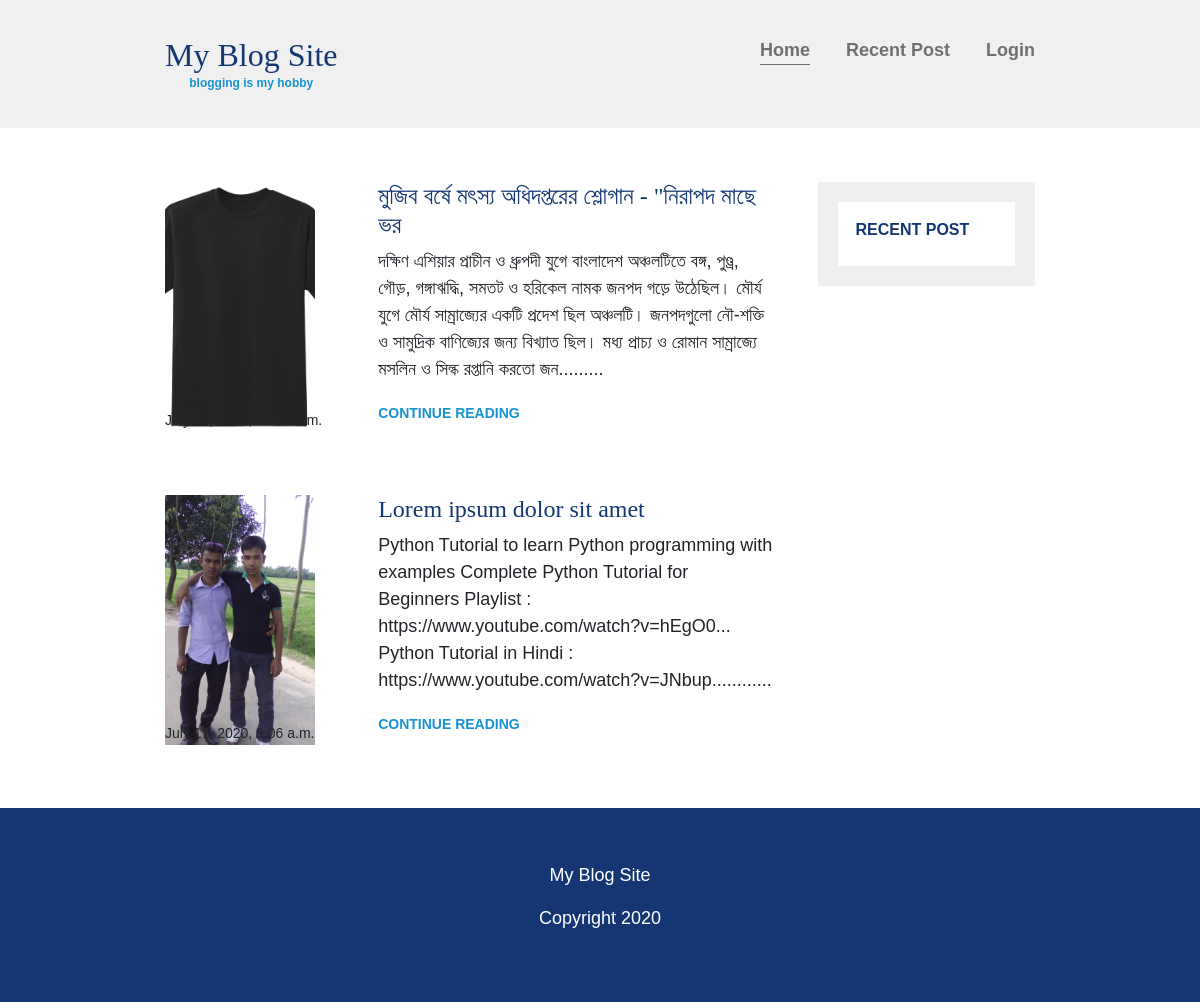
Screenshot of /posts-under-category/1 with the database file from the repository.
### Blog_app/models.py (models this page shows, shortened)
class Post(models.Model):
    author = models.ForeignKey(User, on_delete=models.CASCADE)
    category = models.ForeignKey(Category, models.CASCADE)
    title = models.CharField(max_length=200)
    post_slug = models.SlugField(max_length=200, unique=True)
    post_img = models.ImageField(upload_to='post_img', null=True, blank=True)
    post_content = models.TextField()
    created_at = models.DateTimeField(auto_now_add=True)
    update_at = models.DateTimeField(auto_now=True)
    class Meta:
        ordering = ['-created_at']

### Blog_app/views.py (the view)
# urls.py: path('posts-under-category/<int:cat_id>', views.posts_under_category, name='posts-under-category'),
def posts_under_category(request, cat_id):
    category = Category.objects.get(pk=cat_id)
    posts = category.post_set.all()
    categories = Category.objects.all()
    context = {
        'posts': posts,
        'categories': categories
    }
    return render(request, 'blog/posts_under_category.html', context)

### Blog_app/templatetags/custom_filters.py (called while the page is built)
def range_filter(value):
    return value[0:300] + "........."

### templates/blog/posts_under_category.html (shortened to what this page needs)
{% extends 'base.html' %}
{% load custom_filters %}
{% block content_block %}
        {% for post in posts %}
        <article class="article-recent">
          <div class="article-recent-main">
            <h2 class="article-title">{{ post.title }}</h2>
            <p class="article-body">
              {{ post.post_content|range_filter }}
            </p>
            <a href="{% url 'Blog_app:posts-detail' post_id=post.pk %}" class="article-read-more">CONTINUE READING</a>
          </div>
          <div class="article-recent-secondary">
            {% if post.post_img %}
           <div class="img">
             <img src="{{ post.post_img.url }}" alt="" class="article-image" />
           </div>
         {% else %}
        <img
            src="https://www.pongboss.com/wp-content/uploads/2017/09/nutrition-cover-1024x700.jpg"
            alt=""
            class="article-image"
          />
         {% endif %}
            <p class="article-info">{{ post.created_at }}</p>
          </div>
        </article>
{% endfor %}
{% endblock %}

### static/resources/css/main.css (style rules this page uses)
body { margin: 0; padding: 0; font-family: "Ubuntu", sans-serif; font-size: 1.125rem; font-weight: 300; }
img { max-width: 100%; display: block; }
h1, h2, h3 { font-family: "Lora", serif; font-weight: 400; color: #143774; margin-top: 0; }
a { color: #1792d2; }
.article-title { font-size: 1.5rem; }
.article-read-more, .article-info { font-size: 0.875rem; }
.article-read-more { color: #1792d2; text-decoration: none; font-weight: 700; }
.article-info { margin: 2em 0; }
.article-recent-secondary .img { width: 150px; height: 200px; }
.article-recent-secondary .img img { width: 100%; height: 100%; }
.article-recent { display: flex; flex-direction: column; margin-bottom: 2em; }
.article-recent-main { order: 2; }
.article-recent-secondary { order: 1; }
@media (min-width: 675px) { .article-recent { flex-direction: row; justify-content: space-between; } }
@media (min-width: 675px) { .article-recent-main { width: 65%; } }
@media (min-width: 675px) { .article-recent-secondary { width: 33%; } }
@media (min-width: 675px) { .article-image { width: 100%; min-height: 250px; object-fit: cover; } }
@media (min-width: 675px) { .article-image { order: -2; } }
@media (min-width: 675px) { .article-info { order: -1; } }

### rows the page displays
Post: title "মুজিব বর্ষে মৎস্য অধিদপ্তরের শ্লোগান - \"নিরাপদ মাছে ভর", post_content|range_filter "দক্ষিণ এশিয়ার প্রাচীন ও ধ্রুপদী যুগে বাংলাদেশ অঞ্চলটিতে বঙ্গ, পুণ্ড্র, গৌড়, গঙ্গাঋদ্ধি, সমতট ও হরিকেল নামক জনপদ গড়ে উঠেছিল। মৌর্য যুগে মৌর্য সাম্রাজ্যের একটি প্রদেশ ছিল অঞ্চলটি। জনপদগুলো নৌ-শক্তি ও সামুদ্রিক বাণিজ্যের জন্য বিখ্যাত ছিল। মধ্য প্রাচ্য ও রোমান সাম্রাজ্যে মসলিন ও সিল্ক রপ্তানি করতো জন.........", post_img (picture), created_at "July 17, 2020, 10:55 a.m."
Post: title "Lorem ipsum dolor sit amet", post_content|range_filter "Python Tutorial to learn Python programming with examples Complete Python Tutorial for Beginners Playlist : https://www.youtube.com/watch?v=hEgO0... Python Tutorial in Hindi : https://www.youtube.com/watch?v=JNbup............", post_img (picture), created_at "July 17, 2020, 9:06 a.m."
